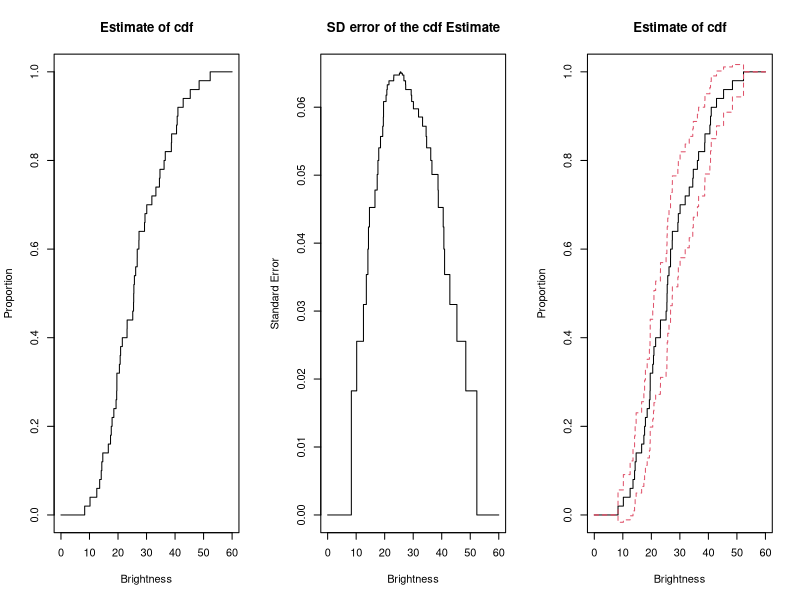
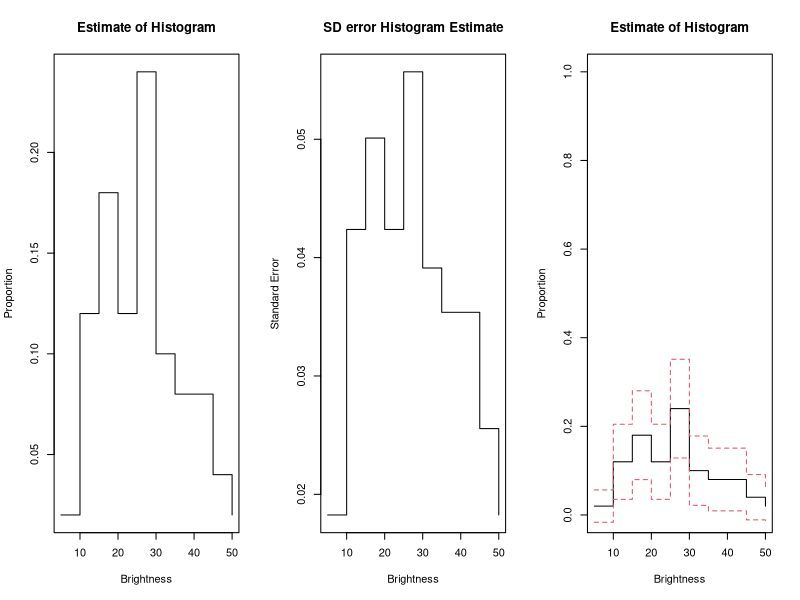

Generate these figures, in order, with R:
## ---- chunk 1
popSize <- function(pop) {nrow(as.data.frame(pop))}
sampSize <- function(samp) {popSize(samp)}
createInclusionProbFn <- function(pop, sampSize) {
  N <- popSize(pop)
  n <- sampSize
  function(u) { n/N }
}
createJointInclusionProbFn <- function(pop, sampSize) {
  N <- popSize(pop)
  n <- sampSize
  function(u,v) { 
    ## Note that the answer depends on whether u and v
    ## are the same or different
    if (u == v) {n/N} else {(n * (n-1)) / (N * (N-1))}
  }
}
createHTestimator <- function(pi_u_fn) {
  function(samp, variateFn) {
    Reduce(`+`, 
           Map(function(u) {variateFn(u)/ pi_u_fn(u)}, samp),
           init = 0
    )
  }
}
createvariateFn <- function(popData, variate) {
  function (u){popData[u, variate]}
}
createHTVarianceEstimator <- function(pop, pi_u_fn, pi_uv_fn) {
  function(samp, variateFn) {
    Reduce(`+`,
           Map(function(u) {
             pi_u <- pi_u_fn(u)
             y_u <- variateFn(u)
             Reduce(`+`, 
                    Map(function(v) {
                      pi_v <- pi_u_fn(v)
                      pi_uv <- pi_uv_fn(u, v)
                      y_v <- variateFn(v)
                      Delta_uv <- pi_uv - pi_u * pi_v
                      
                      result <- (Delta_uv  * y_u * y_v) 
                      result <- result/(pi_uv * pi_u * pi_v)
                      result
                    }, 
                    samp),
                    init = 0) 
           },
           samp
           ),
           init = 0)
    
  }
}
## ---- chunk 2
digital <- read.csv('digitData.csv',header=T)
digitSample <- c(294,133,95,265,154,1,289,232,121,99,129,83,30,56,249,134,46,68,
                 165,279,105,91,248,285,238,45,194,34,44,5,173,87,18,299,167,
                 64,42,266,281,210,27,207,271,181,6,212,176,51,28,243)
## ---- chunk 3
n = length(digitSample)
N = popSize(digital)
inclusionProb <- createInclusionProbFn(1:N, sampSize = n)
inclusionJointProb <- createJointInclusionProbFn(1:N, sampSize = n)

DigitalHTestimator <- createHTestimator(inclusionProb)
HTVarianceEstimator <- createHTVarianceEstimator(1:N, 
                         pi_u_fn = inclusionProb, 
                        pi_uv_fn = inclusionJointProb)
## ---- chunk 4
createVariateFnAvgBrightness <- function(popData, variate1, N=1, y=NULL) {
  function (u) { popData[u, variate1]/N }
}

## ---- chunk 5
DigitalAvgBrightness <- createVariateFnAvgBrightness(digital, "Brightness", N=N)
DigitalHTestimator(digitSample, DigitalAvgBrightness)
## ---- chunk 6
sqrt(HTVarianceEstimator(digitSample, DigitalAvgBrightness))
## ---- chunk 7
createvariateFnNy <- function(popData, variate1, N=1, y=NULL) {
  function (u) { (popData[u, variate1] <= y )/N}
}

propDigitalBrightness45 =createvariateFnNy(digital, "Brightness", N=N, y=45)
## ---- chunk 8
DigitalHTestimator(digitSample, propDigitalBrightness45)
## ---- chunk 9
createvariateFnrange <- function(popData, variate1, N=1, y1=NULL, y2=NULL) {
  function (u) { (popData[u, variate1] >= y1 & popData[u, variate1] < y2)/N}
}

propDigitalBrightnessrange =createvariateFnrange(digital, "Brightness", 
                                                 N=N, y1=20, y2=25)
## ---- chunk 10

DigitalHTestimator(digitSample, propDigitalBrightnessrange)
## ---- chunk 11
yseq = c(0, sort(digital$Brightness[digitSample]), 60)

cdf.estimate.sd = sapply(yseq, function(y) {  
  propBrightness <- createvariateFnNy(digital, "Brightness", N=N, y=y)
  
  c( DigitalHTestimator(digitSample, propBrightness), 
   sqrt( round(HTVarianceEstimator(digitSample, propBrightness), 14) ) )
   } )
  

par(mfrow=c(1,3) )
plot(yseq, cdf.estimate.sd[1,], type='s', ylab="Proportion",
     xlab="Brightness", 
     main="Estimate of cdf")
plot(yseq, cdf.estimate.sd[2,], type='s', ylab="Standard Error",
     xlab="Brightness", 
     main="SD error of the cdf Estimate")

plot(yseq, cdf.estimate.sd[1,], type='s', ylim=c(0,1),
     ylab="Proportion", xlab="Brightness", 
     main="Estimate of cdf")

cdf.lower = cdf.estimate.sd[1,] - 2*cdf.estimate.sd[2,]
cdf.upper = cdf.estimate.sd[1,] + 2*cdf.estimate.sd[2,]

lines(yseq, cdf.lower, type='s',col=2, lty=2)
lines(yseq, cdf.upper, type='s',col=2, lty=2)
## ---- chunk 12
yseq = cbind(seq(5, 50, 5), seq(10, 55, 5))

hist.estimate.sd = apply(yseq, 1, function(y) {  
  propBrightness <- createvariateFnrange(digital, "Brightness", N=N, y1=y[1],
                                         y2=y[2])
  
  c( DigitalHTestimator(digitSample, propBrightness), 
   sqrt( round(HTVarianceEstimator(digitSample, propBrightness), 14) ) )
   } )
  

par(mfrow=c(1,3) )
plot(yseq[, 1], hist.estimate.sd[1,], type='s', ylab="Proportion",
     xlab="Brightness", 
     main="Estimate of Histogram")
plot(yseq[, 1], hist.estimate.sd[2,], type='s', ylab="Standard Error",
     xlab="Brightness", 
     main="SD error Histogram Estimate")

plot(yseq[, 1], hist.estimate.sd[1,], type='s', ylim=c(0,1),
     ylab="Proportion", xlab="Brightness", 
     main="Estimate of Histogram")

hist.lower = hist.estimate.sd[1,] - 2*hist.estimate.sd[2,]
hist.upper = hist.estimate.sd[1,] + 2*hist.estimate.sd[2,]

lines(yseq[, 1], hist.lower, type='s',col=2, lty=2)
lines(yseq[, 1], hist.upper, type='s',col=2, lty=2)
## ---- chunk 13
digit.prop <- createVariateFnAvgBrightness(digital, "Digit1", N=N)

## ---- chunk 14
DigitalHTestimator(digitSample, digit.prop)
## ---- chunk 15
sqrt(HTVarianceEstimator(digitSample, digit.prop))
